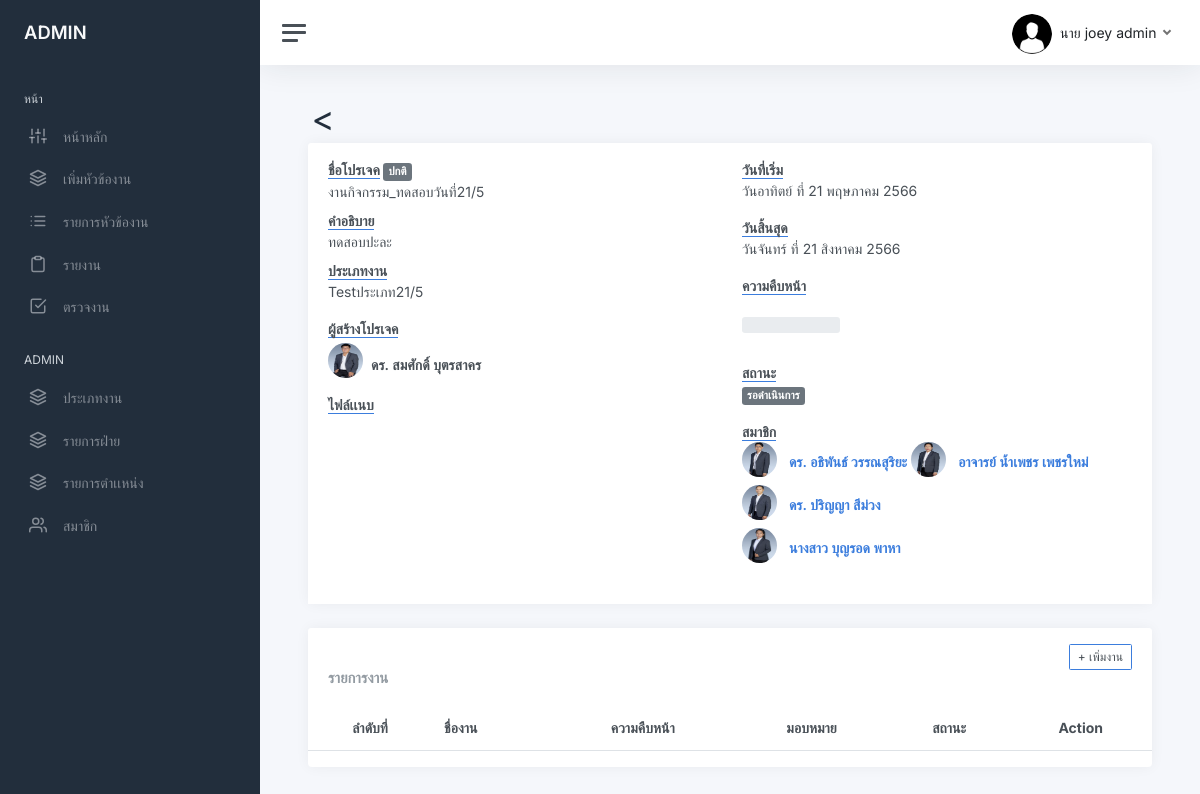
Page /view_project.php?view_id=66006 (signed in) on the earlier database version.
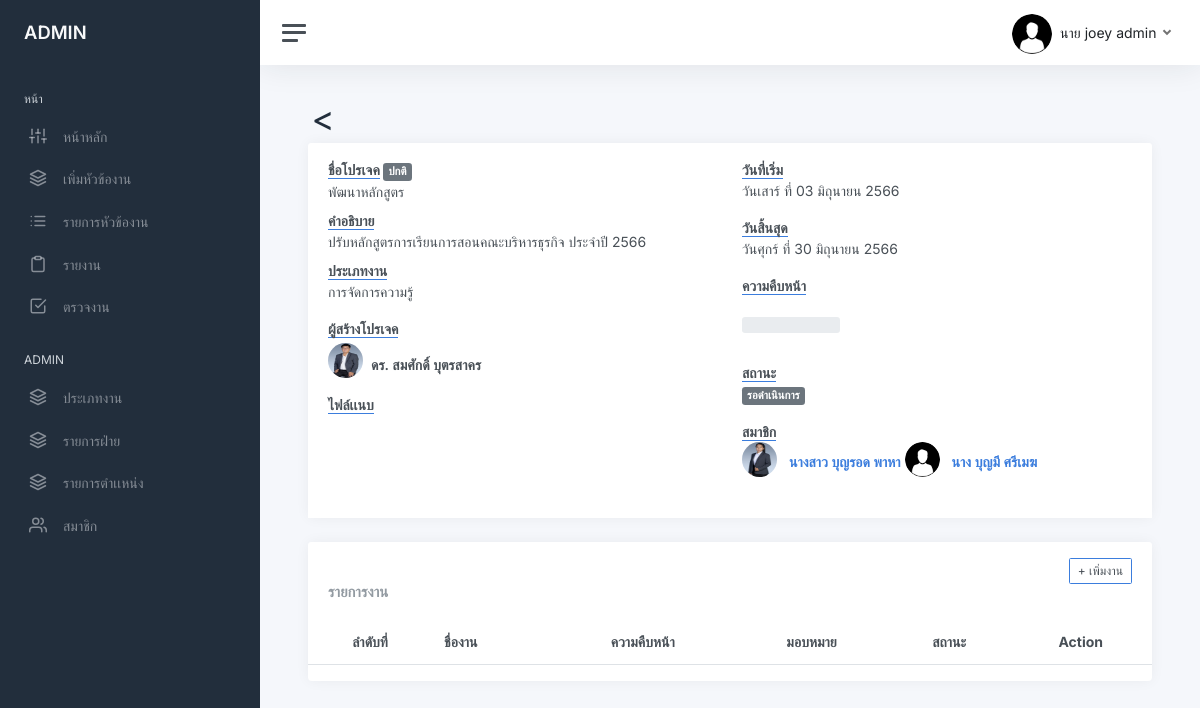
Same page on the later database version.
### tables this page shows
CREATE TABLE `user` (
  `user_id` int NOT NULL,
  `firstname` varchar(200) NOT NULL,
  `lastname` varchar(200) NOT NULL,
  `email` varchar(200) NOT NULL,
  `password` varchar(255) NOT NULL,
  `role_id` int DEFAULT NULL,
  `avatar` varchar(255) DEFAULT NULL,
  `date_created` timestamp NOT NULL DEFAULT CURRENT_TIMESTAMP ON UPDATE CURRENT_TIMESTAMP,
  `status_user` int NOT NULL,
  `tel` varchar(255) NOT NULL,
  `line_token` varchar(255) NOT NULL,
  `idcard` varchar(13) NOT NULL,
  `department_id` int NOT NULL,
  `shortname_id` int NOT NULL,
  `status_user2` int NOT NULL
);

CREATE TABLE `project` (
  `project_id` int NOT NULL,
  `name_project` varchar(255) NOT NULL,
  `description` text NOT NULL,
  `status_1` tinyint NOT NULL,
  `create_project` timestamp NOT NULL DEFAULT CURRENT_TIMESTAMP ON UPDATE CURRENT_TIMESTAMP,
  `start_date` datetime NOT NULL,
  `end_date` datetime NOT NULL,
  `manager_id` int NOT NULL,
  `status_2` int NOT NULL,
  `id_jobtype` int NOT NULL,
  `progress_project` float NOT NULL
);

CREATE TABLE `job_type` (
  `id_jobtype` int NOT NULL,
  `name_jobtype` varchar(200) NOT NULL,
  `status` tinyint NOT NULL,
  `user_id` int NOT NULL
);

CREATE TABLE `project_list` (
  `project_id` int NOT NULL,
  `user_id` int NOT NULL
);

### view_project.php (the view, shortened to what the rows shown need)
<?php
    require_once 'connect.php';
    $id = $_GET['view_id'];
    $select_project = $db->prepare("SELECT * FROM project  natural JOIN job_type  WHERE project_id = :id");
    $select_project->bindParam(":id", $id);
    $select_project->execute();
    $row = $select_project->fetch(PDO::FETCH_ASSOC);
    extract($row);
    $manager = $db->query("SELECT *,concat(firstname,' ',lastname) as name FROM user where user_id = $manager_id");
    $manager = $manager->fetch(PDO::FETCH_ASSOC);
?>
<!DOCTYPE html>
<html lang="en">
<?php include "head.php"?>
<body>
<?php include "sidebar.php"?>
<form action="proc.php" method="post" id="viewpro" class="form-horizontal" enctype="multipart/form-data" >
    <main class="content">
                    <div class="col-12  d-flex">
                         <div class="card flex-fill">
                             <div class="card-header">
                                 <div class="row">
                                    <div class="col-md-6">
                                                <dl>
                                                    <dt><b class="border-bottom border-primary">ชื่อโปรเจค</b>
                                                    <?php  showstatpro2($status_2); ?>
                                                </dt>
                                                    <dd><?php echo $name_project  ?></dd>
                                                    <dt><b class="border-bottom border-primary">คำอธิบาย</b></dt>
                                                    <dd><?php echo $description ?></dd>
                                                    <dt><b class="border-bottom border-primary">ประเภทงาน</b></dt>
                                                    <dd><?php echo $name_jobtype ?></dd>
                                                </dl>
                                                <dl>
                                                    <dd>
                                                        <div class="d-flex align-items-center mt-1">
                                                             <?php if($manager['avatar'] !=""){?>
                                                                <img class="rounded-circle rounded me-2 mb-2" src="img/avatars/<?php echo $manager['avatar']?>" alt="Avatar" width="35"  height="35">
                                                                <b><?php echo showshortname($manager['shortname_id']).' '.$manager['name'] ?> </b>
                                                            <?php }else{ ?>
                                                                <img class="rounded-circle rounded me-2 mb-2" src="img/avatars/09.jpg" alt="Avatar" width="35"  height="35">
                                                                <b><?php echo showshortname($manager['shortname_id']).' '.$manager['name'] ?> </b>
                                                                <?php } ?>
                                                        </div>
                                                    </dd>
                                        </div>
                                            <div class="col-md-6">
                                                <dl>
                                                    <dt><b class="border-bottom border-primary">วันที่เริ่ม</b></dt>
                                                    <dd><?php echo  ThDate($start_date) ?></dd>
                                                </dl>
                                                <dl>
                                                    <dt><b class="border-bottom border-primary">วันสิ้นสุด</b></dt>
                                                    <dd><?php echo ThDate($end_date) ?></dd>
                                                </dl>
                                                <dl>
                                                            <br>
                                                            <dd>
                                                                <?php  showstatpro($status_1); ?>
                                                            </dd>
                                                </dl>
                                                <dl>
                                                    <dd>
                                                        <?php
                                                                $num = 1;
                                                                $sql = "SELECT * FROM project_list  natural join user  where project_id = $id ";
                                                                $qry = $db->query($sql);
                                                                $qry->execute();
                                                                while ($row = $qry->fetch(PDO::FETCH_ASSOC)){  ?>
                                                            <?php if($row['avatar'] !=""){?>
                                                                <img class="rounded-circle rounded me-2 mb-2" src="img/avatars/<?php echo $row['avatar']?>" alt="Avatar" width="35"  height="35">
                                                                <a class="viewuserdata" data-userid="<?php echo $row['user_id'] ?>" ><b><?php echo showshortname($row['shortname_id']).' '. $row['firstname']." ".$row['lastname'] ?></b></a>
                                                                <?php  if($num++ % 3 == 0){
                                                                   echo "<br>";
                                                                } ?>
                                                            <?php }else{?>
                                                                <img class="rounded-circle rounded me-2 mb-2" src="img/avatars/09.jpg" alt="Avatar" width="35"  height="35">
                                                                <a class="viewuserdata" data-userid="<?php echo $row['user_id'] ?>" ><b><?php echo showshortname($row['shortname_id']).' '. $row['firstname']." ".$row['lastname'] ?></b></a>
                                                                <?php  if($num++ % 3 == 0){
                                                                   echo "<br>";
                                                                } ?>
                                                                <?php }?>
                                                            <?php  } ?>
                                                    </dd>
                                                </dl>
                                            </div>
                                </div>
                            </div>
                        </div>
                    </div>
                <div class="row">
                    <div class="col-sm-12 ">
                        <div class="card flex-fill">
                            <div class="table-responsive-xl">
                                <table class="table table-hover">
                                    <thead>
                                        <tr>
                                            <th class="id-col">ลำดับที่</th>
                                            <th class="name-col">ชื่องาน</th>
                                            <th class="progress-col">ความคืบหน้า</th>
                                            <th class="assign-col">มอบหมาย</th>
                                            <th class="status-col">สถานะ</th>
                                            <th class="action-col">Action</th>
                                        </tr>
                                    </thead>
                            <?php include "addtask_model.php"?>
                            </div>
                        </div>
                    </div>
                </div>
            </div>
    </body>
</html>

### sidebar.php (shortened to what the rows shown need)
<?php
include "head.php";
include "funtion.php";
		if (isset($_SESSION['user_login'])) {
			$user_id = $_SESSION['user_login'];
			$sql = "SELECT *,concat(firstname,' ',lastname) as name FROM user AS u  natural JOIN position  WHERE u.user_id = $user_id ";
			$stmt = $db->prepare($sql);
			$stmt->execute();
			$row = $stmt->fetch(PDO::FETCH_ASSOC);
		}
?>
<div class="wrapper">
		<div class="main">
			<nav class="navbar navbar-expand navbar-light navbar-bg">
				<div class="navbar-collapse collapse">
					<ul class="navbar-nav navbar-align">
							<a class="nav-link dropdown-toggle d-none d-sm-inline-block" href="#" data-bs-toggle="dropdown">
							<?php if($row['avatar'] !=""){?>
                				<img src="img/avatars/<?php echo $row['avatar'] ?>" class="avatar rounded-circle rounded me-1" alt="" > <span class="text-dark"> <?php echo $row['firstname'] . ' ' . $row['lastname'] ?></span>
							<?php }else{?>
								<img src="img/avatars/09.jpg" class="avatar rounded-circle rounded me-1" alt="" > <span class="text-dark"> <?php echo  showshortname($row['shortname_id']) . ' ' . $row['firstname'] . ' ' . $row['lastname'] ?></span>
 							<?php }?>
              				</a>
					</ul>
				</div>
			</nav>

### funtion.php (shortened to what the rows shown need)
<?php
    function showstatpro($status){
        $stat1 = array("","รอดำเนินการ","เลยระยะเวลา","ปิดโปรเจค");
        if($status =='1'){
            echo "<span class='badge bg-secondary'>".$stat1[$status]."</span>";
        }elseif($status =='2'){
            echo "<span class='badge bg-warning'>".$stat1[$status]."</span>";
        }elseif($status =='3'){
            echo "<span class='badge bg-danger'>".$stat1[$status]."</span>";
        }
    }
    function showstatpro2($status_2){
        $stat2 = array("","ปกติ","ด่วน","ด่วนมาก");
    if ($status_2 == '1') {
        echo " "."<span class='badge bg-secondary'>".$stat2[$status_2]."</span>";
    }else if($status_2== '2'){
        echo " "."<span class='badge bg-warning'>".$stat2[$status_2]."</span>";
    }else if($status_2 == '3'){
        echo " "."<span class='badge bg-danger'>".$stat2[$status_2]."</span>";
        }
    }
    function showshortname($shortname){
        if($shortname =='1'){
            return "นาย";
        }elseif($shortname =='2'){
            return "นางสาว";
        } elseif($shortname =='9'){
            return "นาง";
        } elseif($shortname =='3'){
            return "ดร.";
        } elseif($shortname =='4'){
        return "ผศ.";
        } elseif($shortname =='5'){
            return "รศ.";
        } elseif($shortname =='6'){
            return "ศ.";
        } elseif($shortname =='7'){
            return "ผศ.ดร.";
        } elseif($shortname =='8'){
            return "ศ.ดร.";
        }elseif($shortname =='10'){
            return "อาจารย์";
        } elseif($shortname =='11'){
            return "Mr.";
        }elseif($shortname =='12'){
            return "Ms";
        }
    }
    function ThDate($date2){
    $ThDay = array ( "อาทิตย์", "จันทร์", "อังคาร", "พุธ", "พฤหัส", "ศุกร์", "เสาร์" );
    $ThMonth = array ( "มกราคม", "กุมภาพันธ์", "มีนาคม", "เมษายน","พฤษภาคม", "มิถุนายน", "กรกฏาคม", "สิงหาคม","กันยายน", "ตุลาคม", "พฤศจิกายน", "ธันวาคม" );
    $week = date("w",strtotime($date2));
    $months = date("m",strtotime($date2))-1;
    $day = date("d",strtotime($date2));
    $years = date("Y",strtotime($date2))+543;
    return "วัน$ThDay[$week] ที่ $day $ThMonth[$months] $years  ";
    }
    ?>

Differences in the rows shown:
removed project_list: user.avatar (picture), user.shortname_id "ดร.", user.firstname "อธิพันธ์", user.lastname "วรรณสุริยะ"
removed project_list: user.avatar (picture), user.shortname_id "อาจารย์", user.firstname "น้ำเพชร", user.lastname "เพชรใหม่"
removed project_list: user.avatar (picture), user.shortname_id "ดร.", user.firstname "ปริญญา", user.lastname "สีม่วง"
changed project "ปกติ": name_project "งานกิจกรรม_ทดสอบวันที่21/5" → "พัฒนาหลักสูตร"; description "ทดสอบปะละ" → "ปรับหลักสูตรการเรียนการสอนคณะบริหารธุรกิจ ประจำปี 2566"; id_jobtype.name_jobtype "Testประเภท21/5" → "การจัดการความรู้"; start_date "วันอาทิตย์ ที่ 21 พฤษภาคม 2566" → "วันเสาร์ ที่ 03 มิถุนายน 2566"; end_date "วันจันทร์ ที่ 21 สิงหาคม 2566" → "วันศุกร์ ที่ 30 มิถุนายน 2566"
added project_list: user.shortname_id "นาง", user.firstname "บุญมี", user.lastname "ศรีเมฆ"
